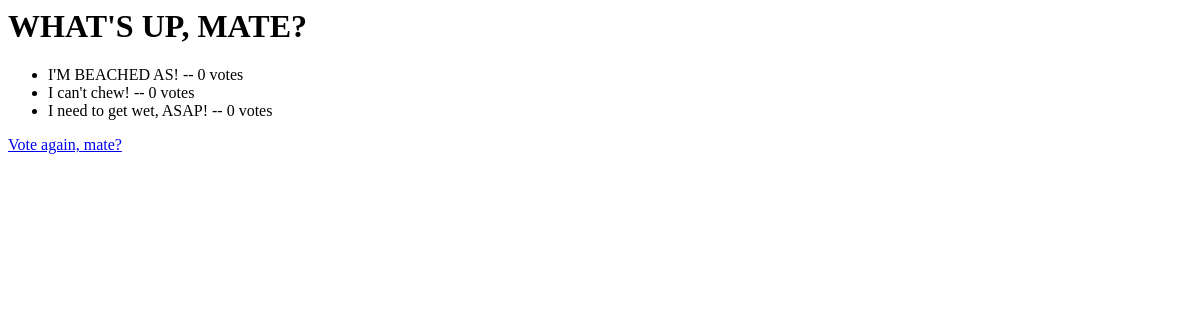
/polls/1/results/, run on an earlier commit of the app's database.
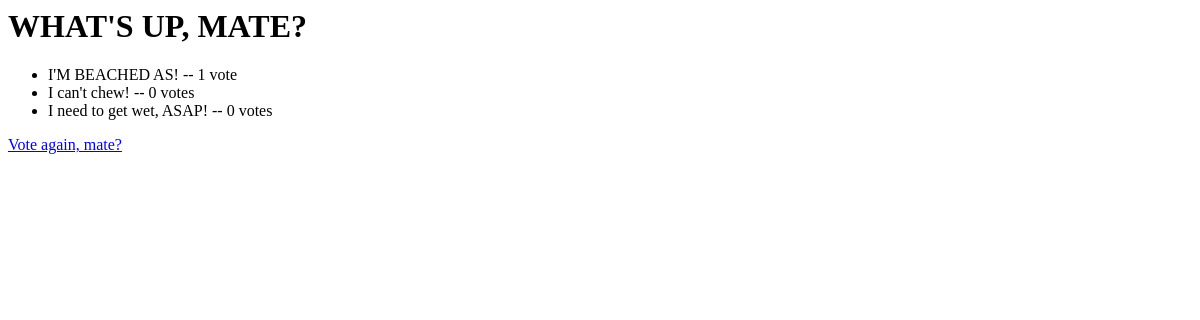
And on a later commit of the database.
### polls/models.py (models this page shows, shortened)
class Choice(models.Model):
    question = models.ForeignKey(Question,
on_delete=models.CASCADE)
    choice_text = models.CharField(max_length=200)
    votes = models.IntegerField(default=0)

### polls/views.py (the view)
# urls.py: path('<int:pk>/results/', views.ResultsView.as_view(), name='results'),
class ResultsView(generic.DetailView):
    model = Question
    template_name = 'polls/results.html'

### polls/templates/polls/results.html
<h1>{{ question.question_text }}</h1>
<ul>
{% for choice in question.choice_set.all %}
    <li>{{ choice.choice_text }} -- {{ choice.votes }} vote{{ choice.votes|pluralize }} </li>
{% endfor %}
</ul>
<a href="{% url 'polls:detail' question.id %}">Vote again, mate?</a>

What changed in the data, as far as the page shows it:
changed Choice "I'M BEACHED AS!": votes "0" → "1"
